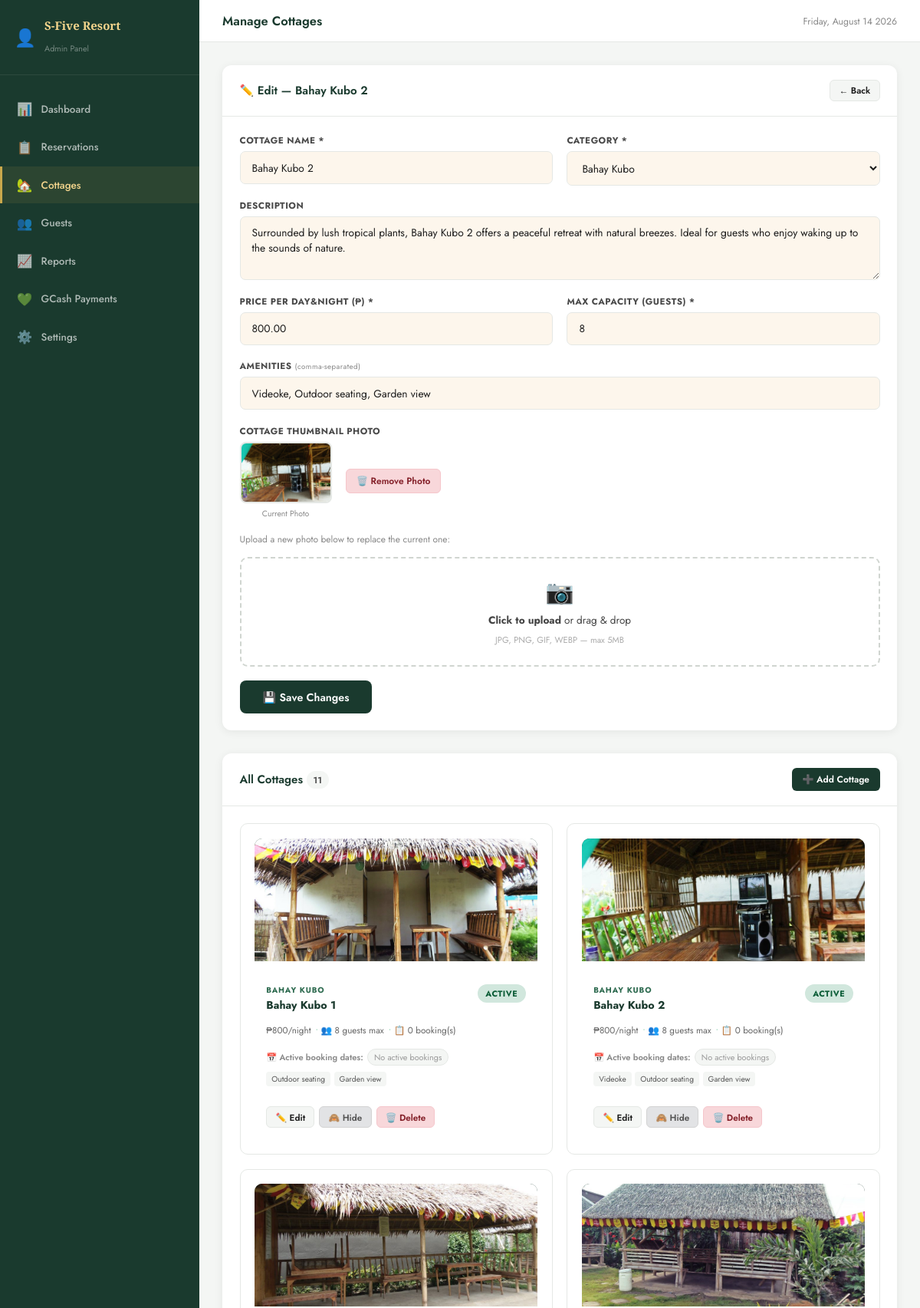
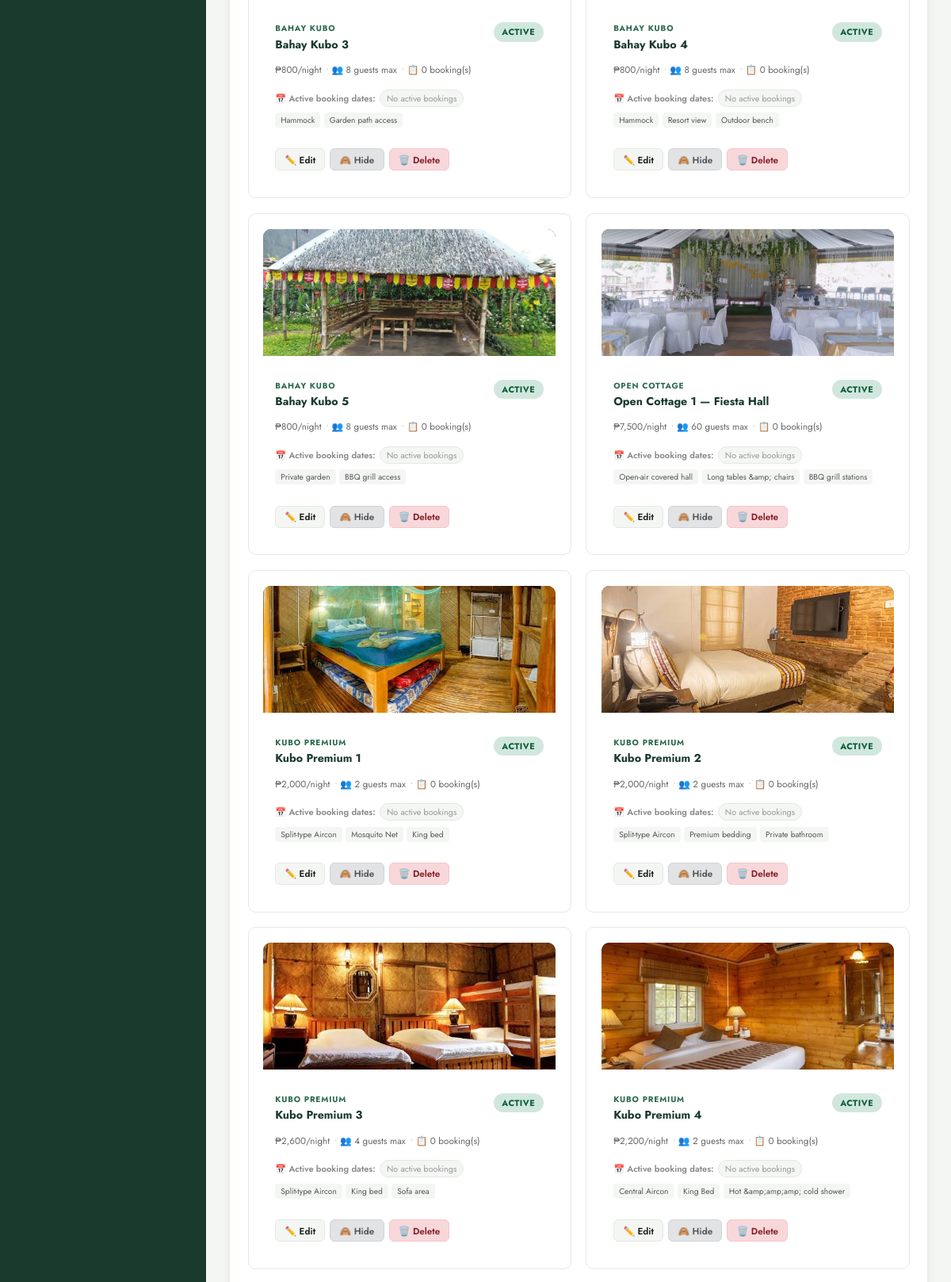
/admin/cottages.php?action=edit&id=2 (signed in, upper part), run on the app's committed database (2 pictures, top to bottom).
### tables this page shows
CREATE TABLE `cottages` (
  `id` int(11) NOT NULL AUTO_INCREMENT,
  `name` varchar(100) NOT NULL,
  `category` enum('Bahay Kubo','Open Cottage','Kubo Premium') DEFAULT 'Bahay Kubo',
  `description` text DEFAULT NULL,
  `price_per_night` decimal(10,2) NOT NULL,
  `capacity` int(11) NOT NULL,
  `images` text DEFAULT NULL,
  `amenities` text DEFAULT NULL,
  `is_available` tinyint(1) DEFAULT 1,
  `created_at` timestamp NOT NULL DEFAULT current_timestamp(),
  PRIMARY KEY (`id`)
);

CREATE TABLE `cottage_images` (
  `id` int(11) NOT NULL AUTO_INCREMENT,
  `cottage_id` int(11) NOT NULL,
  `filename` varchar(255) NOT NULL,
  `label` varchar(50) DEFAULT 'Photo',
  `sort_order` int(11) DEFAULT 0,
  `uploaded_at` timestamp NOT NULL DEFAULT current_timestamp(),
  PRIMARY KEY (`id`),
  KEY `cottage_id` (`cottage_id`),
  CONSTRAINT `cottage_images_ibfk_1` FOREIGN KEY (`cottage_id`) REFERENCES `cottages` (`id`) ON DELETE CASCADE
);

### admin/cottages.php (the view, shortened to what this page needs)
<?php
$db  = getDB();
$edit_cottage = null;
$action = $_GET['action'] ?? '';
if ($action === 'edit' && isset($_GET['id'])) {
    $stmt = $db->prepare("SELECT * FROM cottages WHERE id=?");
    $stmt->execute([(int)$_GET['id']]);
    $edit_cottage = $stmt->fetch();
}
$cottages = $db->query("
    SELECT c.*,
        (SELECT COUNT(*) FROM reservations r WHERE r.cottage_id=c.id AND r.status='Confirmed') AS active_bookings,
        (SELECT filename FROM cottage_images ci WHERE ci.cottage_id=c.id ORDER BY sort_order ASC LIMIT 1) AS thumb
    FROM cottages c
    ORDER BY FIELD(c.category,'Bahay Kubo','Open Cottage','Kubo Premium'), c.name ASC
")->fetchAll();
$bookings_by_cottage = [];
$edit_thumb = null;
if ($edit_cottage) {
    $ts = $db->prepare("SELECT filename FROM cottage_images WHERE cottage_id=? ORDER BY sort_order ASC LIMIT 1");
    $ts->execute([$edit_cottage['id']]);
    $edit_thumb = $ts->fetchColumn();
}
$type_map = ['Bahay Kubo'=>'bahay_kubo','Open Cottage'=>'open_cottage','Kubo Premium'=>'kubo_premium'];
include 'partials/header.php';
?>
<!DOCTYPE html>
<html lang="en">
<head>
    <link rel="stylesheet" href="admin.css">
</head>
<?php if ($action === 'add' || $action === 'edit'): ?>
<div class="card" style="margin-bottom:2rem;">
    <div class="card-header">
        <h3><?= $action==='edit' ? '✏️ Edit — '.htmlspecialchars($edit_cottage['name']??'') : '➕ Add New Cottage' ?></h3>
        <a href="cottages.php" class="btn-sm">← Back</a>
    </div>
    <div class="card-body">
        <form method="POST" enctype="multipart/form-data" class="admin-form">
            <div class="form-row-2">
                <div class="form-group">
                    <label>Cottage Name *</label>
                    <input type="text" name="name" required placeholder="e.g. Bahay Kubo 1"
                           value="<?= htmlspecialchars($edit_cottage['name'] ?? '') ?>">
                </div>
                <div class="form-group">
                    <label>Category *</label>
                    <select name="category">
                        <?php foreach (['Bahay Kubo','Open Cottage','Kubo Premium'] as $cat): ?>
                        <option value="<?= $cat ?>" <?= ($edit_cottage['category'] ?? 'Bahay Kubo')===$cat?'selected':'' ?>>
                            <?= $cat ?>
                        </option>
                        <?php endforeach; ?>
                    </select>
                </div>
            </div>
            <div class="form-group">
                <label>Description</label>
                <textarea name="description" rows="3" placeholder="Describe the cottage..."><?= htmlspecialchars($edit_cottage['description'] ?? '') ?></textarea>
            </div>
            <div class="form-row-2">
                <div class="form-group">
                    <label>Price per Day&Night (₱) *</label>
                    <input type="number" name="price_per_night" required min="1" step="0.01"
                           value="<?= $edit_cottage['price_per_night'] ?? '' ?>" placeholder="800">
                </div>
                <div class="form-group">
                    <label>Max Capacity (guests) *</label>
                    <input type="number" name="capacity" required min="1" max="100"
                           value="<?= $edit_cottage['capacity'] ?? '' ?>" placeholder="4">
                </div>
            </div>
            <div class="form-group">
                <label>Amenities <small>(comma-separated)</small></label>
                <input type="text" name="amenities" placeholder="Electric Fan, Veranda, Mosquito net"
                       value="<?= htmlspecialchars($edit_cottage['amenities'] ?? '') ?>">
            </div>
            <div class="form-group">
                <label>Cottage Thumbnail Photo</label>
                <?php if ($edit_thumb): ?>
                <div class="current-thumb-wrap">
                    <div class="current-thumb">
                        <img src="../uploads/cottages/<?= htmlspecialchars($edit_thumb) ?>"
                             alt="Current thumbnail" class="thumb-preview-img">
                        <div class="thumb-label">Current Photo</div>
                    </div>
                    <a href="cottages.php?del_thumb=<?= $edit_cottage['id'] ?>"
                       class="btn-del-thumb"
                       onclick="return confirm('Remove this thumbnail?')">🗑️ Remove Photo</a>
                </div>
                <p class="thumb-hint">Upload a new photo below to replace the current one:</p>
                <?php endif; ?>
                <div class="file-upload-box" id="fileUploadBox">
                    <div class="file-upload-ui" onclick="document.getElementById('thumbnailInput').click()">
                        <span class="upload-icon">📷</span>
                        <p><strong>Click to upload</strong> or drag & drop</p>
                        <small>JPG, PNG, GIF, WEBP — max 5MB</small>
                    </div>
                </div>
            </div>
            <button type="submit" class="btn-save">
                <?= $action==='edit' ? '💾 Save Changes' : '➕ Add Cottage' ?>
            </button>
        </form>
    </div>
</div>
<?php endif; ?>
<div class="card">
    <div class="card-header">
        <h3>All Cottages <span class="count-badge"><?= count($cottages) ?></span></h3>
        <?php if ($action !== 'add'): ?>
        <a href="cottages.php?action=add" class="btn-add">➕ Add Cottage</a>
        <?php endif; ?>
    </div>
    <div class="card-body">
        <div class="cottages-admin-grid">
            <?php foreach ($cottages as $c):
                $img_type = $type_map[$c['category']] ?? 'bahay_kubo';
                $thumb_src = $c['thumb']
                    ? '../uploads/cottages/' . $c['thumb']
                    : '../images/cottage_placeholder.php?type='.$img_type.'&name='.urlencode($c['name']).'&n='.$c['id'];
            ?>
            <div class="cottage-admin-card <?= !$c['is_available'] ? 'unavailable' : '' ?>">
                <div class="cac-thumb-wrap">
                    <img src="<?= $thumb_src ?>"
                         alt="<?= htmlspecialchars($c['name']) ?>"
                         class="cac-thumb-img">
                </div>
                <div class="cac-body">
                    <div class="cac-header">
                        <div>
                            <span class="cac-category"><?= $c['category'] ?></span>
                            <h4><?= htmlspecialchars($c['name']) ?></h4>
                        </div>
                        <span class="badge badge-<?= $c['is_available']?'confirmed':'cancelled' ?>">
                            <?= $c['is_available'] ? 'Active' : 'Hidden' ?>
                        </span>
                    </div>
                    <div class="cac-meta">
                        <span>₱<?= number_format($c['price_per_night'],0) ?>/night</span>
                        <span>👥 <?= $c['capacity'] ?> guests max</span>
                        <span>📋 <?= $c['active_bookings'] ?> booking(s)</span>
                    </div>
                    <?php
                        $today_str = date('Y-m-d');
                        $active_dates = array_values(array_filter(
                            $bookings_by_cottage[$c['id']] ?? [],
                            fn($b) => $b['check_out'] >= $today_str && $b['status'] === 'Confirmed'
                        ));
                    ?>
                    <div class="cac-dates">
                        <span class="cac-dates-label">📅 Active booking dates:</span>
                        <?php if ($active_dates): ?>
                            <?php foreach ($active_dates as $u):
                                $ci = date('M j', strtotime($u['check_in']));
                                $co = date('M j, Y', strtotime($u['check_out']));
                            ?>
                            <span class="cac-date-chip"
                                  title="<?= htmlspecialchars($u['guest_name'].' — '.$u['booking_code']) ?>">
                                <?= $ci ?> – <?= $co ?>
                            </span>
                            <?php endforeach; ?>
                        <?php else: ?>
                            <span class="cac-date-chip cac-date-none">No active bookings</span>
                        <?php endif; ?>
                    </div>
                    <?php if ($c['amenities']): ?>
                    <div class="cac-amenities">
                        <?php foreach (array_slice(explode(',', $c['amenities']), 0, 3) as $a): ?>
                        <span class="tag-sm"><?= trim($a) ?></span>
                        <?php endforeach; ?>
                    </div>
                    <?php endif; ?>
                    <div class="cac-actions">
                        <a href="cottages.php?action=edit&id=<?= $c['id'] ?>" class="btn-sm">✏️ Edit</a>
                        <a href="cottages.php?toggle=<?= $c['id'] ?>"
                           class="btn-sm btn-sm-neutral"
                           onclick="return confirm('Toggle availability for <?= htmlspecialchars($c['name']) ?>?')">
                            <?= $c['is_available'] ? '🙈 Hide' : '👁️ Show' ?>
                        </a>
                        <a href="cottages.php?delete=<?= $c['id'] ?>"
                           class="btn-sm btn-sm-reject"
                           onclick="return confirm('Delete <?= htmlspecialchars($c['name']) ?>? This cannot be undone.')">
                            🗑️ Delete
                        </a>
                    </div>
                </div>
            </div>
            <?php endforeach; ?>
        </div>
    </div>
</div>
<?php include 'partials/footer.php'; ?>

### admin/admin.css (style rules this page uses)
:root { --sidebar-bg: #1a3a2e; --sidebar-w: 260px; --green-mid: #2d6a4f; --green-light: #74c69d; --gold: #c9a84c; --gold-light: #f4d58d; --earth: #8b5e3c; --cream: #fdf6ec; --cream-dark: #f0e6d3; --white: #ffffff; --bg: #f4f6f4; --text-dark: #1c1c1c; --text-mid: #4a4a4a; --text-light: #888; --border: #e5e8e5; --shadow: 0 2px 12px rgba(0,0,0,0.07); --radius: 12px; --radius-sm: 7px; }
*, *::before, *::after { box-sizing: border-box; margin: 0; padding: 0; }
html { font-size: 15px; }
body { font-family: 'Jost', sans-serif; color: var(--text-dark); background: var(--bg); }
a { text-decoration: none; color: inherit; }
h1,h2,h3,h4 { font-family: 'Jost', sans-serif; }
.admin-body { background: var(--bg); }
.card { background: white; border-radius: var(--radius); box-shadow: var(--shadow); margin-bottom: 1.5rem; overflow: hidden; }
.card-header { display: flex; align-items: center; justify-content: space-between; padding: 1.25rem 1.5rem; border-bottom: 1px solid var(--border); }
.card-header h3 { font-size: 1rem; font-weight: 600; color: var(--sidebar-bg); }
.card-body { padding: 1.5rem; }
.badge { display: inline-block; padding: 0.28rem 0.7rem; border-radius: 50px; font-size: 0.72rem; font-weight: 700; text-transform: uppercase; letter-spacing: 0.05em; }
.badge-confirmed { background: #d1e7dd; color: #0a5c36; }
.count-badge { background: var(--bg); color: var(--text-mid); padding: 0.2rem 0.6rem; border-radius: 50px; font-size: 0.78rem; font-weight: 600; }
.btn-sm { display: inline-block; padding: 0.3rem 0.75rem; background: var(--bg); border: 1.5px solid var(--border); border-radius: 6px; font-size: 0.78rem; font-weight: 600; color: var(--text-dark); cursor: pointer; transition: all 0.15s; font-family: 'Jost', sans-serif; white-space: nowrap; }
.btn-sm-reject { background: #f8d7da; border-color: #f5c6cb; color: #842029; }
.btn-sm-neutral { background: #e2e3e5; border-color: #d3d3d3; color: #555; }
.btn-add { background: var(--sidebar-bg); color: white; padding: 0.4rem 0.9rem; border-radius: 6px; font-size: 0.8rem; font-weight: 600; transition: background 0.2s; }
.btn-save { background: var(--sidebar-bg); color: white; border: none; padding: 0.75rem 2rem; border-radius: 8px; font-size: 0.95rem; font-weight: 600; font-family: 'Jost', sans-serif; cursor: pointer; transition: background 0.2s; }
.admin-form .form-group { display: flex; flex-direction: column; gap: 0.4rem; margin-bottom: 1.25rem; }
.admin-form .form-group:last-child { margin-bottom: 0; }
.admin-form label { font-size: 0.78rem; font-weight: 700; color: var(--text-mid); text-transform: uppercase; letter-spacing: 0.04em; }
.admin-form label small { font-weight: 400; text-transform: none; color: var(--text-light); }
.admin-form input, .admin-form textarea, .admin-form select { border: 1.5px solid var(--border); border-radius: var(--radius-sm); padding: 0.7rem 1rem; font-family: 'Jost', sans-serif; font-size: 0.92rem; background: var(--cream); color: var(--text-dark); transition: border 0.2s; }
.admin-form textarea { resize: vertical; }
.form-row-2 { display: grid; grid-template-columns: 1fr 1fr; gap: 1.25rem; }
.cottages-admin-grid { display: grid; grid-template-columns: repeat(auto-fill, minmax(300px, 1fr)); gap: 1.25rem; }
.cottage-admin-card { border: 1.5px solid var(--border); border-radius: var(--radius); display: flex; gap: 1rem; padding: 1.25rem; transition: border-color 0.2s; }
.cac-body { flex: 1; min-width: 0; }
.cac-header { display: flex; align-items: center; justify-content: space-between; gap: 0.5rem; margin-bottom: 0.4rem; }
.cac-header h4 { font-size: 0.95rem; color: var(--sidebar-bg); }
.cac-meta { display: flex; flex-wrap: wrap; gap: 0.5rem; margin-bottom: 0.6rem; font-size: 0.78rem; color: var(--text-mid); }
.cac-meta span::before { content: '• '; color: var(--green-light); }
.cac-meta span:first-child::before { content: ''; }
.cac-amenities { display: flex; flex-wrap: wrap; gap: 0.3rem; margin-bottom: 0.75rem; }
.tag-sm { background: var(--bg); color: var(--text-mid); font-size: 0.7rem; padding: 0.2rem 0.5rem; border-radius: 4px; }
.cac-actions { display: flex; gap: 0.4rem; flex-wrap: wrap; }

### data on the page
cottages: name "Bahay Kubo 2", category "Bahay Kubo", description "Surrounded by lush tropical plants, Bahay Kubo 2 offers a peaceful retreat with natural breezes. Ideal for guests who enjoy waking up to the sounds of nature.", price_per_night "800.00", capacity "8", amenities "Videoke, Outdoor seating, Garden view", shows a picture, category "BAHAY KUBO", is_available "ACTIVE", price_per_night "800", active_bookings "0", shows "No active bookings", amenities "Videoke", amenities "Outdoor seating", amenities "Garden view"
cottage_images: filename (picture)
cottages: shows a picture, category "BAHAY KUBO", name "Bahay Kubo 1", is_available "ACTIVE", price_per_night "800", capacity "8", active_bookings "0", shows "No active bookings", amenities "Outdoor seating", amenities "Garden view"
cottages: shows a picture, category "BAHAY KUBO", name "Bahay Kubo 3", is_available "ACTIVE", price_per_night "800", capacity "8", active_bookings "0", shows "No active bookings", amenities "Hammock", amenities "Garden path access"
cottages: shows a picture, category "BAHAY KUBO", name "Bahay Kubo 4", is_available "ACTIVE", price_per_night "800", capacity "8", active_bookings "0", shows "No active bookings", amenities "Hammock", amenities "Resort view", amenities "Outdoor bench"
cottages: shows a picture, category "BAHAY KUBO", name "Bahay Kubo 5", is_available "ACTIVE", price_per_night "800", capacity "8", active_bookings "0", shows "No active bookings", amenities "Private garden", amenities "BBQ grill access"
cottages: shows a picture, category "OPEN COTTAGE", name "Open Cottage 1 — Fiesta Hall", is_available "ACTIVE", price_per_night "7,500", capacity "60", active_bookings "0", shows "No active bookings", amenities "Open-air covered hall", amenities "Long tables &amp; chairs", amenities "BBQ grill stations"
cottages: shows a picture, category "KUBO PREMIUM", name "Kubo Premium 1", is_available "ACTIVE", price_per_night "2,000", capacity "2", active_bookings "0", shows "No active bookings", amenities "Split-type Aircon", amenities "Mosquito Net", amenities "King bed"
cottages: shows a picture, category "KUBO PREMIUM", name "Kubo Premium 2", is_available "ACTIVE", price_per_night "2,000", capacity "2", active_bookings "0", shows "No active bookings", amenities "Split-type Aircon", amenities "Premium bedding", amenities "Private bathroom"
cottages: shows a picture, category "KUBO PREMIUM", name "Kubo Premium 3", is_available "ACTIVE", price_per_night "2,600", capacity "4", active_bookings "0", shows "No active bookings", amenities "Split-type Aircon", amenities "King bed", amenities "Sofa area"
cottages: shows a picture, category "KUBO PREMIUM", name "Kubo Premium 4", is_available "ACTIVE", price_per_night "2,200", capacity "2", active_bookings "0", shows "No active bookings", amenities "Central Aircon", amenities "King Bed", amenities "Hot &amp;amp;amp; cold shower"

### other printed values
$page_title "Manage Cottages"
count($cottages) "11"
